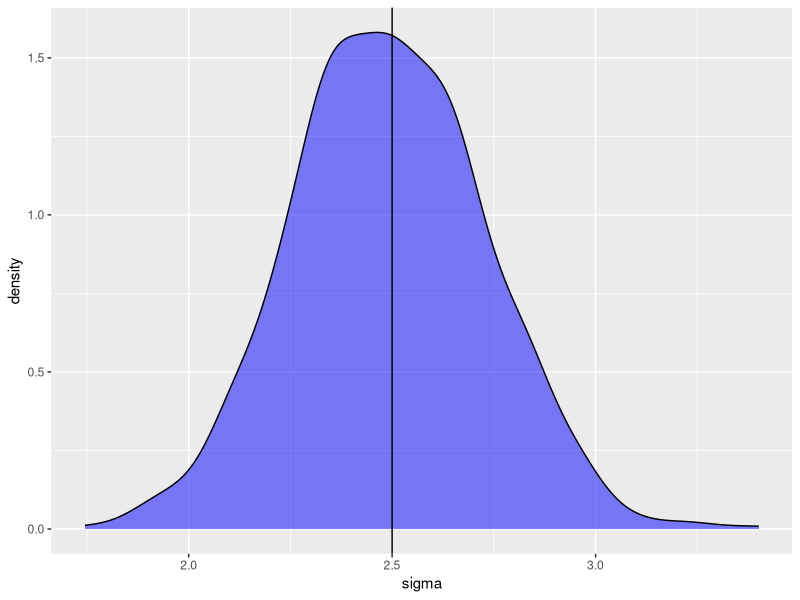
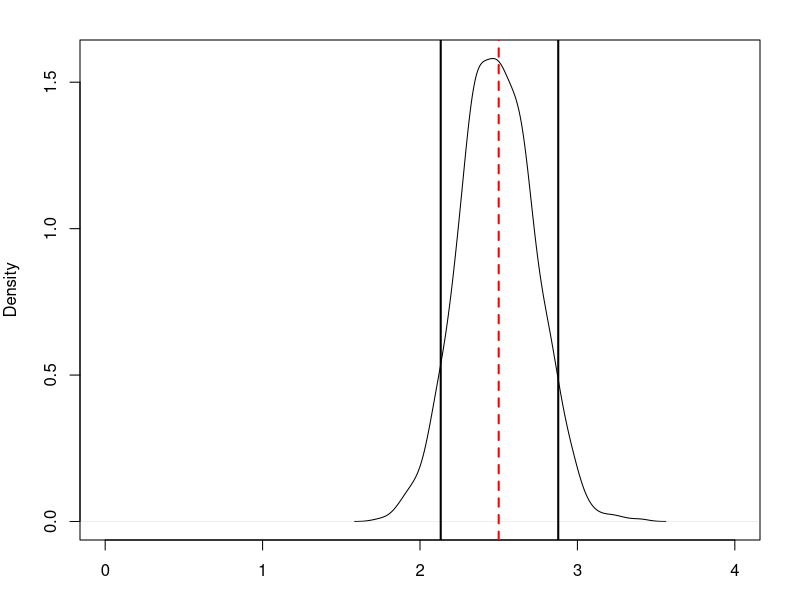

These charts were generated, in order, by the following R code:
##############################
#### Building simulations ####
##############################

# Linear model with random variation

# Categorical predictor, continuous response

# Set seed for reproducibility
set.seed(37)

# Parameters of the simulation
ngroup <- 5 # The number of groups in the factor predictor
nrep <- 12 # Number of times the 'experiment' is repeated/measurements made (increase/decrease replication)

# Group effects are defined, but could be drawn from a random distribution if desired
b0 <- 15 # Intercept (the 'true' response for group 1, against which other groups are compared)
b1 <- 1.2 # b1 -> b4 are the differences between those groups and group 1 (the intercept)
b2 <- 2.7
b3 <- -1.8
b4 <- 0.2

sd <- 2.5 # Overall standard deviation

group <- as.factor(rep(c("group1", "group2", "group3", "group4", "group5"), each = nrep)) # A vector of group names, repeated
# for each of the replicates

experr <- rnorm(nrep*ngroup, 0, sd) # Experimental observation variation

response <- b0 + b1*(group == "group2") + b2*(group == "group3") + b3*(group == "group4") + 
  b4*(group == "group5") + experr # Create a list of responses as the sum of the effects of each factor added to the
# intercept, plus error (stochasticity) centred on zero, with the specified standard deviation

responsedf <- data.frame(response, group) # Dataframe combining the response and group names

# The model
m1 <- lm(response ~ group, data = responsedf) # Linear model to recapture the effect sizes and residual error
summary(m1) # Effect estimates improve with increased replication, nrep

################
################
################

# Function to run the simulation multiple times with different seeds (random), in order to investigate the impact of
# replicate number on estimates. The parameters can be modified in the function. 

# The following packages make parameter extraction easier:
library(broom)
library(dplyr)
library(purrr)
library(ggplot2)

#########
#########
#########

sim_fun_1 <- function(ngroup = 5, nrep = 12, b0 = 15, b1 = 1.2, b2 = 2.7, b3 = -1.8, b4 = 0.2, sd = 2.5){
  group <- as.factor(rep(c("group1", "group2", "group3", "group4", "group5"), each = nrep))
  experr <- rnorm(nrep*ngroup, 0, sd)
  response <- b0 + b1*(group == "group2") + b2*(group == "group3") + b3*(group == "group4") + 
  b4*(group == "group5") + experr
  responsedf <- data.frame(response, group)
  ms1 <- lm(response ~ group, data = responsedf)
  print(ms1)
}
  
sim_fun_1() # Test the function is generating random numbers each time

simulations_1 <- replicate(1e3, sim_fun_1(), simplify = F) # Run the simulation 1x10^x times

simulations_1 %>% # Extract the frequency of sigma and plot a line where the true value lies
    map_dbl(~summary(.x)$sigma) %>% 
    data.frame(sigma=.) %>% 
    ggplot( aes(sigma) ) +
    geom_density(fill = "blue", alpha = .5) + 
    geom_vline( xintercept = 2.5)

simulations_1 %>% # Calculate the number of times sigma was found within a certain range of values
    map_dbl(~summary(.x)$sigma) %>%
    {. < 2.5} %>%
    mean()

# Thought; from this distribution, extract the percentage of occurances within a certain range of the 'True' sigma as
# an indication of power?

####                                    ####
####            Estimating power        ####
####                                    ####

simulations_1 %>% # Extract the frequency of sigma and plot a line where the true value lies
  map_dbl(~summary(.x)$sigma) 

sim1sigmas <- (simulations_1 %>% 
                           map_dbl(~summary(.x)$sigma))

# Plotting these resulting densities
par(mar = c(3,4,2,2))
plot(density(sim1sigmas), xlim = c(0, 4), main = "", xlab = "")
abline(v = 2.5, lty = 2, col = "red", lwd = 2)
# Now, we want to find density intervals - the HDPI (highest posterior density interval) should be suitable
library(coda)
HPDinterval(as.mcmc(sim1sigmas), prob = 0.89)
sim1interval <- HPDinterval(as.mcmc(sim1sigmas), prob = 0.89)
sim1interval[1,1]
# Add these lines to the plot as intervals
abline(v = sim1interval[1,1], lty = 1, col = "black", lwd = 2)
abline(v = sim1interval[1,2], lty = 1, col = "black", lwd = 2)

# So 89% probability that sigma lies between 2.0898 and 2.8393 when the true sigma was 2.5 and nrep replicates were
# used

